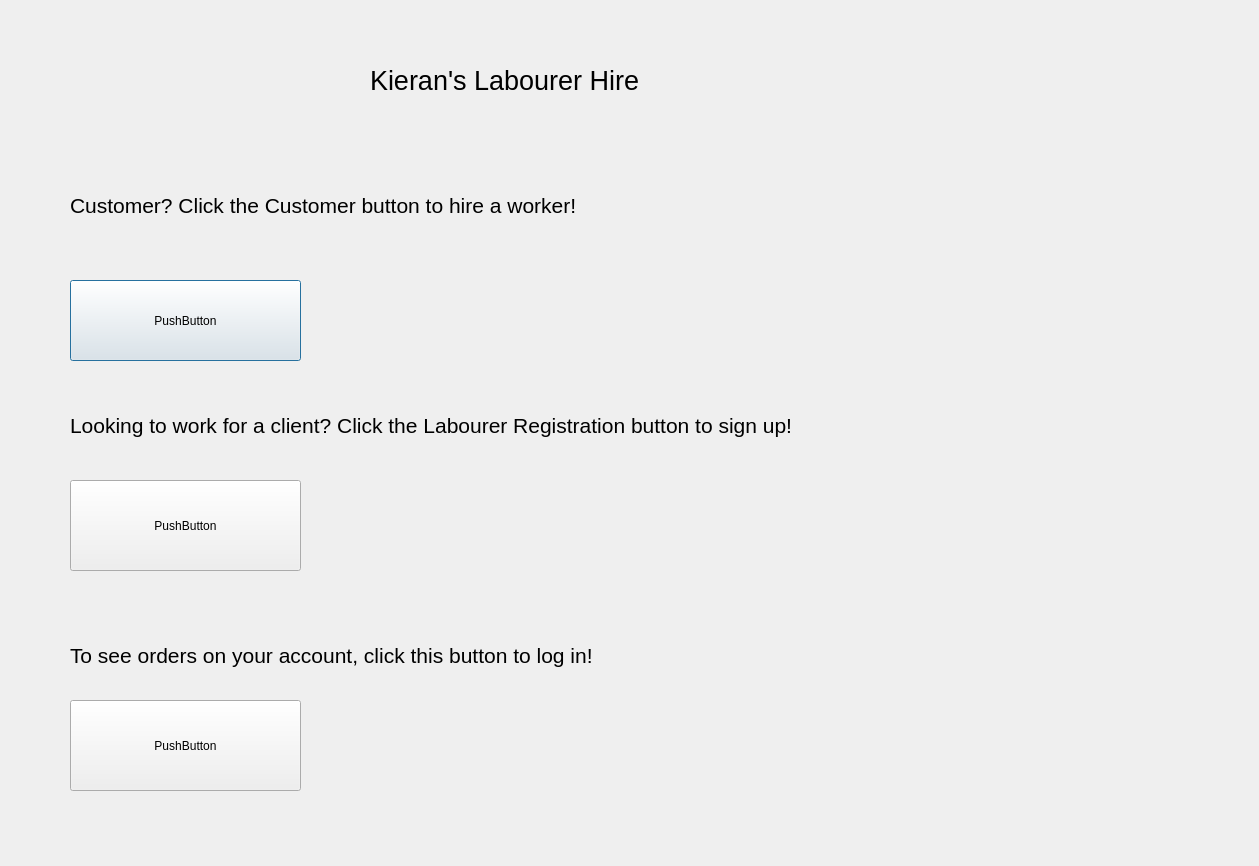
<?xml version="1.0" encoding="UTF-8"?>
<ui version="4.0">
 <class>Dialog</class>
 <widget class="QDialog" name="Dialog">
  <property name="geometry">
   <rect>
    <x>0</x>
    <y>0</y>
    <width>1259</width>
    <height>866</height>
   </rect>
  </property>
  <property name="windowTitle">
   <string>Dialog</string>
  </property>
  <widget class="QLabel" name="label">
   <property name="geometry">
    <rect>
     <x>370</x>
     <y>50</y>
     <width>371</width>
     <height>61</height>
    </rect>
   </property>
   <property name="font">
    <font>
     <pointsize>20</pointsize>
    </font>
   </property>
   <property name="text">
    <string>Kieran's Labourer Hire</string>
   </property>
  </widget>
  <widget class="QPushButton" name="pushButton">
   <property name="geometry">
    <rect>
     <x>70</x>
     <y>280</y>
     <width>231</width>
     <height>81</height>
    </rect>
   </property>
   <property name="text">
    <string>PushButton</string>
   </property>
  </widget>
  <widget class="QLabel" name="label_2">
   <property name="geometry">
    <rect>
     <x>70</x>
     <y>160</y>
     <width>681</width>
     <height>91</height>
    </rect>
   </property>
   <property name="font">
    <font>
     <pointsize>16</pointsize>
    </font>
   </property>
   <property name="text">
    <string>Customer? Click the Customer button to hire a worker!</string>
   </property>
  </widget>
  <widget class="QLabel" name="label_3">
   <property name="geometry">
    <rect>
     <x>70</x>
     <y>380</y>
     <width>951</width>
     <height>91</height>
    </rect>
   </property>
   <property name="font">
    <font>
     <pointsize>16</pointsize>
    </font>
   </property>
   <property name="text">
    <string>Looking to work for a client? Click the Labourer Registration button to sign up!</string>
   </property>
  </widget>
  <widget class="QPushButton" name="pushButton_2">
   <property name="geometry">
    <rect>
     <x>70</x>
     <y>480</y>
     <width>231</width>
     <height>91</height>
    </rect>
   </property>
   <property name="text">
    <string>PushButton</string>
   </property>
  </widget>
  <widget class="QLabel" name="label_4">
   <property name="geometry">
    <rect>
     <x>70</x>
     <y>620</y>
     <width>751</width>
     <height>71</height>
    </rect>
   </property>
   <property name="font">
    <font>
     <pointsize>16</pointsize>
    </font>
   </property>
   <property name="text">
    <string>To see orders on your account, click this button to log in!</string>
   </property>
  </widget>
  <widget class="QPushButton" name="pushButton_3">
   <property name="geometry">
    <rect>
     <x>70</x>
     <y>700</y>
     <width>231</width>
     <height>91</height>
    </rect>
   </property>
   <property name="text">
    <string>PushButton</string>
   </property>
  </widget>
 </widget>
 <resources/>
 <connections/>
</ui>
